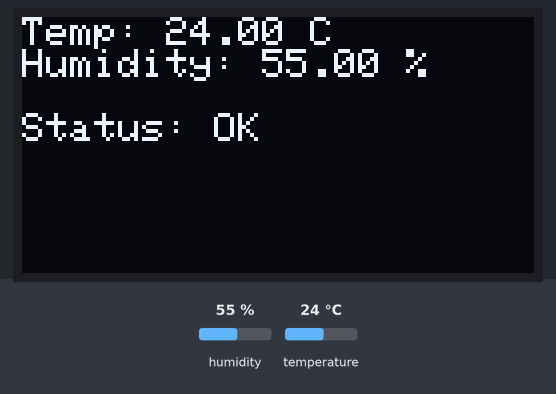
Simulated run of this program. Board: Arduino Uno R4 WiFi. Parts: 128×64 one-colour display. The inputs (shaded band) are chosen by the test bench; at power-on: humidity 55 %, temperature 24 °C. What the program prints to the serial monitor is not drawn.

Above: at 1.2 s.
1.3 s: humidity set to 22 %
At 3.1 s:
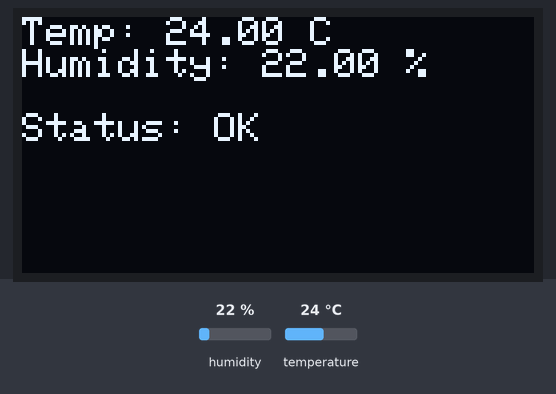
4.0 s: temperature set to 12 °C
At 4.6 s:
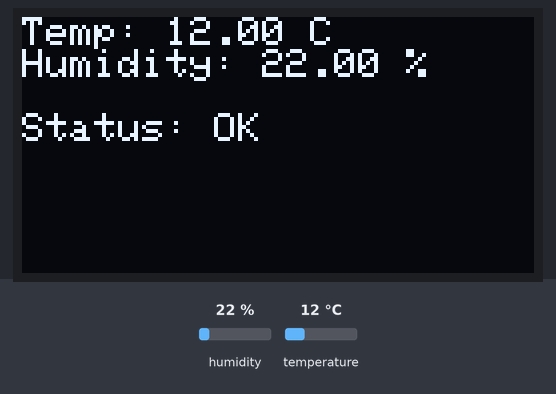
6.7 s: humidity set to 40 %
At 8.7 s:
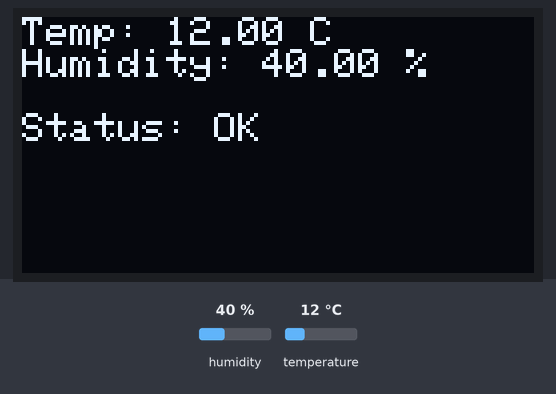
9.7 s: temperature set to 19 °C
Timing chart, 0 to 12.7 s (numbered marks = the images above; inputs shaded):
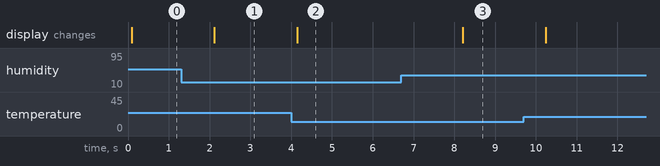

Measured:
- after the input at 1.3 s, the display: changes after 0.82 s (image 1)
- after the input at 4.0 s, the display: changes after 0.15 s (image 2)
- after the input at 6.7 s, the display: changes after 1.5 s (image 3)

The program:

main.cpp
```cpp
/**
 * @file main.cpp
 * @author Your Name
 * @date 2026-02-11
 * @brief Arduino sketch for OLED display with DHT22 sensor integration.
 *
 * This project demonstrates integration of an SSD1306 OLED display (128x64)
 * with an I2C interface and a DHT22 temperature/humidity sensor. The system
 * reads sensor data and displays initialization messages on the OLED screen
 * while continuously monitoring temperature and humidity values via the
 * serial interface.
 *
 * @details
 * - **OLED Display**: Adafruit SSD1306 (128x64) connected via I2C
 * - **Temperature/Humidity Sensor**: DHT22 (AM2302)
 * - **Microcontroller**: Arduino UNO R4
 * - **Protocol**: I2C (Wire) for OLED, DHT protocol for sensor
 *
 * @see https://github.com/adafruit/Adafruit_SSD1306
 * @see https://github.com/adafruit/DHT-sensor-library
 */

#include <Arduino.h>
#include <Wire.h>
#include <Adafruit_GFX.h>
#include <Adafruit_SSD1306.h>
#include <DHT.h>

/**
 * @defgroup DisplayConfig OLED Display Configuration
 * @brief Configuration parameters for the SSD1306 OLED display.
 * @{
 */
/// Display width in pixels
#define SCREEN_WIDTH 128
/// Display height in pixels
#define SCREEN_HEIGHT 64
/// I2C address of the OLED display
#define OLED_ADDR 0x3C
/** @} */

/**
 * @defgroup SensorConfig DHT22 Sensor Configuration
 * @brief Configuration parameters for the DHT22 temperature/humidity sensor.
 * @{
 */
/// Digital pin connected to the DHT sensor data line
#define DHTPIN 2
/// DHT sensor type identifier (DHT22 = AM2302)
#define DHTTYPE DHT22
/** @} */

/// @brief OLED display object for 128x64 SSD1306 display
Adafruit_SSD1306 display(SCREEN_WIDTH, SCREEN_HEIGHT);
/// @brief DHT22 sensor object for temperature and humidity readings
DHT dht(DHTPIN, DHTTYPE);
/// @brief Counter for tracking consecutive sensor errors
uint8_t errorCount = 0;
/// @brief Maximum consecutive errors before display warning
#define MAX_ERRORS 3
/**
 * @brief Initializes hardware and peripherals for the Arduino application.
 *
 * This function performs the following initialization tasks:
 * - Initializes serial communication at 9600 baud for debugging output
 * - Begins DHT22 sensor operation
 * - Initializes the SSD1306 OLED display via I2C
 * - Configures display parameters (size, color, cursor position)
 * - Displays initial welcome messages on the OLED screen
 *
 * @note If OLED initialization fails, the application enters an infinite loop
 *       as continued operation without display feedback is not viable.
 * @note Serial communication must be established for debugging temperature
 *       and humidity readings.
 * @warning Ensure proper I2C pull-up resistors (4.7kΩ) are connected on
 *          the SDA and SCL lines for reliable I2C communication.
 *
 * @return void
 *
 * @see DHT::begin()
 * @see Adafruit_SSD1306::begin()
 */
void setup() {
    // Initialize serial communication for debugging output
    Serial.begin(9600);

    // Initialize DHT22 sensor
    dht.begin();

    // Initialize OLED display with I2C address and error handling
    if (!display.begin(SSD1306_SWITCHCAPVCC, OLED_ADDR)) {
        Serial.println("OLED not found");
        while (true); // Loop forever if initialization fails
    }

    // Configure display appearance
    display.clearDisplay();
    display.setTextSize(1);
    display.setTextColor(SSD1306_WHITE);
    display.setCursor(0, 0);

    // Display startup messages
    display.println("Arduino UNO R4");
    display.println("OLED with I2C");
    display.println("Hello I2C");
    display.display();

    // Log initialization completion to serial monitor
    Serial.println("DHT22 init");
}

/**
 * @brief Main application loop - continuously reads and displays sensor data.
 *
 * This function is called repeatedly by the Arduino runtime and performs
 * the following operations:
 * - Reads temperature and humidity values from the DHT22 sensor
 * - Validates sensor readings (checks for NaN values indicating sensor errors)
 * - Implements retry logic for transient sensor failures
 * - Displays readings continuously on the OLED screen and serial monitor
 * - Provides diagnostic information for troubleshooting sensor issues
 *
 * @details
 * **Sensor Reading Operation:**
 * - DHT22 sensors require at least 2 seconds between readings for accurate results
 * - The sensor may occasionally return invalid (NaN) values due to timing issues
 * - Retry mechanism handles transient communication failures
 *
 * **Display Output:**
 * - OLED displays real-time temperature and humidity with continuous updates
 * - Display is cleared and refreshed on each iteration for clean output
 * - Serial monitor outputs formatted readings for debugging
 * - Error counter tracks consecutive failures
 *
 * **Error Handling:**
 * - Transient errors (< MAX_ERRORS) trigger retry without display warning
 * - Persistent errors (>= MAX_ERRORS) display troubleshooting guidance
 * - Provides pin, wiring, and power supply diagnostics
 * - Auto-recovery when sensor returns valid readings
 *
 * @return void
 *
 * @note The 2000ms delay between readings prevents sensor saturation and
 *       provides time for the DHT sensor's internal capacitors to stabilize.
 * @note OLED display is continuously updated with sensor values for real-time feedback.
 * @note Check DHT22 wiring: GND, VCC (3.3-5V), and DATA pin connections
 *
 * @see DHT::readTemperature()
 * @see DHT::readHumidity()
 * @see isnan()
 */
void loop() {
    // Read temperature in Celsius from DHT22 sensor
    float temp = dht.readTemperature();

    // Read humidity percentage from DHT22 sensor
    float hum = dht.readHumidity();

    // Validate sensor readings - NaN indicates sensor communication error
    if (isnan(temp) || isnan(hum)) {
        errorCount++;
        Serial.print("Sensor read failed (Error #");
        Serial.print(errorCount);
        Serial.println(")");

        // Display based on error persistence
        display.clearDisplay();
        display.setTextSize(1);
        display.setTextColor(SSD1306_WHITE);
        display.setCursor(0, 0);

        if (errorCount < MAX_ERRORS) {
            // Transient error - show brief message and retry
            display.println("Sensor Reading...");
            display.println("Please wait...");
            display.println();
            display.print("Retry: ");
            display.print(errorCount);
            display.print("/");
            display.println(MAX_ERRORS);
        } else {
            // Persistent error - show diagnostics
            display.println("SENSOR ERROR!");
            display.println();
            display.println("Check:");
            display.println("- GND connection");
            display.println("- VCC (3.3-5V)");
            display.println("- DATA pin (Pin 2)");
            display.println("- Pull-up resistor");
        }

        display.display();

        delay(2000);
        return;
    }

    // Reset error counter on successful read
    if (errorCount > 0) {
        errorCount = 0;
        Serial.println("Sensor recovered!");
    }

    // Clear OLED display for fresh data
    display.clearDisplay();
    display.setTextSize(1);
    display.setTextColor(SSD1306_WHITE);
    display.setCursor(0, 0);

    // Display temperature reading on OLED continuously
    display.print("Temp: ");
    display.print(temp);
    display.println(" C");

    // Display humidity reading on OLED continuously
    display.print("Humidity: ");
    display.print(hum);
    display.println(" %");

    // Display reading status
    display.println();
    display.println("Status: OK");

    // Update OLED display with new sensor values
    display.display();

    // Output temperature reading to serial monitor
    Serial.print("Temperature: ");
    Serial.print(temp);
    Serial.print(" °C ");

    // Output humidity reading to serial monitor
    Serial.print("Humidity: ");
    Serial.print(hum);
    Serial.println(" %");

    // Allow DHT22 sensor sufficient time to stabilize between readings
    delay(2000);
}
```
